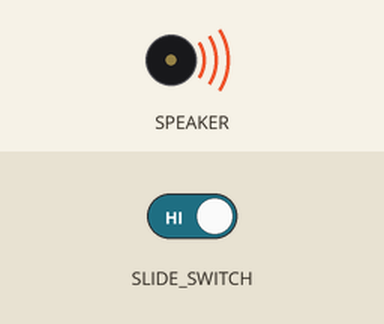
This program was run on a simulated Circuit Playground running CircuitPython. On the bench: buzzer (waves = sounding).

Above: at 1.6 s.
Timing chart, 0 to 7.8 s (numbered marks = the images above):
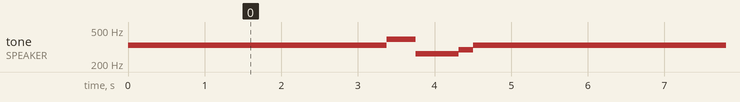

The program:

main.py
```python
import math
import time
from adafruit_circuitplayground.express import cpx

def play_song(song_number):
    # 1: Jingle bells
    # 2: Let It Snow

    whole_note = 1.5
    half_note = whole_note / 2
    quarter_note = whole_note / 4
    dotted_quarter_note = quarter_note * 1.5
    eighth_note = whole_note / 8

    A3 = 220
    Bb3 = 233
    B3 = 247
    C4 = 262
    Db4 = 277
    D4 = 294
    Eb4 = 311
    E4 = 330
    F4 = 349
    Gb4 = 370
    G4 = 392
    Ab4 = 415
    A4 = 440
    Bb4 = 466
    B4 = 494

    if song_number == 1:
        # jingle bells
        jingle_bells_song = [
            [E4, quarter_note],
            [E4, quarter_note],
            [E4, half_note],
            [E4, quarter_note],
            [E4, quarter_note],
            [E4, half_note],
            [E4, quarter_note],
            [G4, quarter_note],
            [C4, dotted_quarter_note],
            [D4, eighth_note],
            [E4, whole_note],
        ]
        for n in range(len(jingle_bells_song)):
            cpx.start_tone(jingle_bells_song[n][0])
            time.sleep(jingle_bells_song[n][1])
            cpx.stop_tone()

    if song_number == 2:
        # Let It Snow
        let_it_snow_song = [
            [B4, dotted_quarter_note],
            [A4, eighth_note],
            [G4, quarter_note],
            [G4, dotted_quarter_note],
            [F4, eighth_note],
            [E4, quarter_note],
            [E4, dotted_quarter_note],
            [D4, eighth_note],
            [C4, whole_note],
        ]

        for n in range(len(let_it_snow_song)):
            cpx.start_tone(let_it_snow_song[n][0])
            time.sleep(let_it_snow_song[n][1])
            cpx.stop_tone()

while True:
    if cpx.switch:
        play_song(1)
    else:
        play_song(2)
```

Measured:
- by itself, tone on SPEAKER: repeats every 6.0 s: 392 Hz 0.38 s, 262 Hz 0.56 s, 294 Hz 0.19 s, 330 Hz 4.9 s
